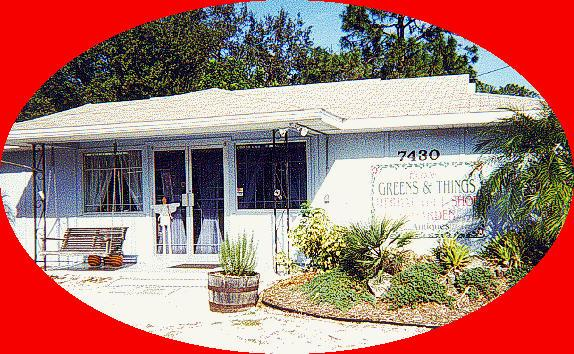
#> input picture Computer Vision Lab 2/extra/101_ObjectCategories/BACKGROUND_Google/image_0073.jpg, 574 x 354 px; its folder holds only this picture in this run
$ jupyter execute CV_Extra_LAB2.ipynb
#> lines starting #> are read from the running program, lines starting #| are printed output that depends on the picture
# <center> **Lab 2 Extra : Comparing Bag of Words to Spatial Pyramid Matching** <center>

Both BoW and SPM algorithms are based on the same concept, extracting features from an image by dividing it into grids, grouping the feature using K-means clustering and finding the main features by analysing the feature histogram. However, SPM is better than BoW because it has spatial awareness, that is, it can locate which feature is at which part of the image.

<br>

### Bow and SPM Algorithm

1. The image is first divided into a grid into different blocks
2. For each block, SIFT features are extracted
3. These SIFT features are all a bit different and these slightly diff features need to be clustered together to be seen as one feature. This grouping is done using K means clustering
4. After grouping the features, a histogram is created with x axis as features and y axis as number of blocks. For BoW, only one such histogram is made. However, for SPM, image is first divided into sub-parts, and number of features in each sub part are again counted, and histograms are again computer for each sub part
5. Looking at the histogram and which feature has most blocks we can say what object is present.

<br>

**Since BoW has only one histogram that represents all the features, it does not have any spatial awareness. Since SPM has several histograms, each consisting of a number of features corresponding to a particular region, it has spatial awareness.**

<br>

> **Note** : SIFT (Scale-Invariant Feature Transform)is an algorithm used to detect and describe local features in digital images. It locates certain key points and then furnishes them with quantitative information (so-called descriptors) which can for example be used for object recognition.

## Loading and pre-processing data

[cell 1]
# LOADING DEPENDENCIES
import cv2
import numpy as np
import glob
import copy
import math

import warnings
warnings.filterwarnings('ignore')

from sklearn.cluster import KMeans
from sklearn import preprocessing
from sklearn.svm import LinearSVC

import splitfolders

[cell 2]
# DEFINING FUNCTION TO GET THE DATASET
def get_data(path, num_per_class=-1):
#> called with path = '101_split/train/', num_per_class = 100
  data = []
  labels = []
  for id, class_name in class_names.items():
    img_path_class = glob.glob(path + class_name + '/*.jpg')
    if num_per_class > 0:
        img_path_class = img_path_class[:num_per_class]
    labels.extend([id]*len(img_path_class))
    for filename in img_path_class:
        data.append(cv2.imread(filename, 0))
  return data, labels

[cell 3]
# SAVING THE CLASSIFICATION CATEGORY NAMES
class_names = [name[21:] for name in glob.glob('101_ObjectCategories/*')]
class_names = dict(zip(range(0,len(class_names)), class_names))

# SPLITTING DATASET INTO 70:30 RATIO
splitfolders.ratio('101_ObjectCategories/', output="101_split/", seed=1337, ratio=(.7, .3)) # default values

# LOADING TRAINING DATA
train_data, train_label = get_data('101_split/train/', 100)
#> train_data = 2 items; train_label = [0, 1]
train_num = len(train_label)
#> train_num = 2

# LOADING TESTING DATA
test_data, test_label = get_data('101_split/val/', 100)
#> test_data = 2 items; test_label = [0, 1]
test_num = len(test_label)
#> test_num = 2

## Implementing Bag of Features

Step 1 and 2 : Dividing the dataset into blocks and getting the different features using SIFT

[cell 4]
#FUNCTION TO COMPUTE SIFT DESCRIPTORS
def computeSIFT(data):
    x = []
    for i in range(0, len(data)):
        sift = cv2.xfeatures2d.SIFT_create()
        img = data[i]
        step_size = 15 # NO OF GRIDS
        kp = [cv2.KeyPoint(x, y, step_size) for x in range(0, img.shape[0], step_size) for y in range(0, img.shape[1], step_size)]
        dense_feat = sift.compute(img, kp)
        x.append(dense_feat[1])
#> this loop made 2 passes
#> step_size on passes 1 to 2: 15, 15
#> pass 1, in computeSIFT, `img = data[i]`:
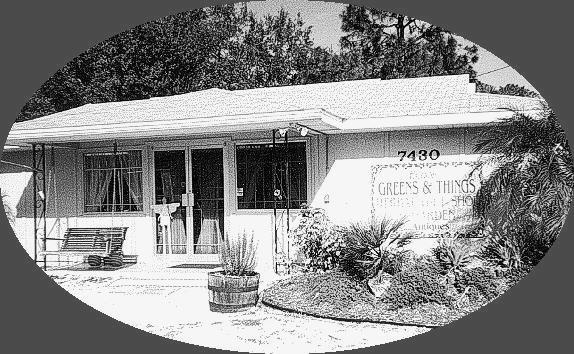
#> img: shape (354, 574); min 0, max 255, mean 132.5
#> pass 2, in computeSIFT, `img = data[i]`:
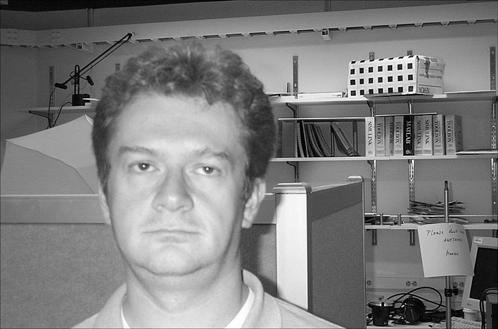
#> img: shape (329, 498); min 0, max 255, mean 126.2
#> after the loop, x = 2 items
    return x

[cell 5]
# USING SIFT TO EXTRACT FEATURES FROM TRAINING IMAGES

x_train = computeSIFT(train_data)
#> x_train = 2 items
x_test = computeSIFT(test_data)
#> the loop in computeSIFT (call 2), `for i in range(0, len(data)):` made 2 passes
#> x_test = 2 items

all_train_desc = []
for i in range(len(x_train)):
    for j in range(x_train[i].shape[0]):
        all_train_desc.append(x_train[i][j,:])
#> this loop made 2 passes
#> after the loop, all_train_desc = 1684 items

all_train_desc = np.array(all_train_desc)
print(x_train)
#> (printed output is left out)
#> (printed output is left out)

Step 3 and 4 : Grouping using K-means clustering and drawing histograms

[cell 6]
# build BoW presentation from SIFT of training images
def clusterFeatures(all_train_desc, k):
    kmeans = KMeans(n_clusters=k, random_state=0).fit(all_train_desc)
    return kmeans


# form training set histograms for each training image using BoW representations
def formHistogram(x_train, kmeans, k):
#> called with k = 60
    train_hist = []
    for i in range(len(x_train)):
        data = copy.deepcopy(x_train[i])
        predict = kmeans.predict(data)
        train_hist.append(np.bincount(predict, minlength=k).reshape(1,-1).ravel())
#> this loop made 2 passes
#> pass 1, in formHistogram, `data = copy.deepcopy(x_train[i])`:
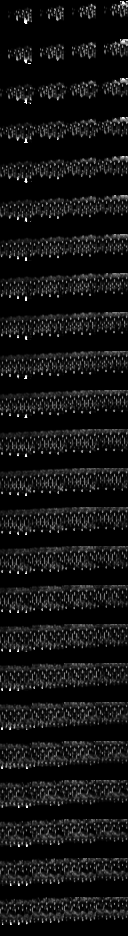
#> data: shape (936, 128) float32; min 0, max 255, mean 19.3
#> pass 2, in formHistogram, `data = copy.deepcopy(x_train[i])`:
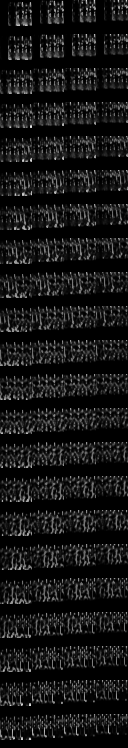
#> data: shape (748, 128) float32; min 0, max 226, mean 22.1
#> after the loop, train_hist = 2 items

    return np.array(train_hist)


def accuracy(predict_label, test_label):
    return np.mean(np.array(predict_label.tolist()[0]) == np.array(test_label))

[cell 7]
k = 60
print(all_train_desc)
kmeans = clusterFeatures(all_train_desc, k)

# form training and testing histograms
train_hist = formHistogram(x_train, kmeans, k)
test_hist = formHistogram(x_test, kmeans, k)
#> the loop in formHistogram (call 2), `for i in range(len(x_train)):` made 2 passes

# normalize histograms
scaler = preprocessing.StandardScaler().fit(train_hist)
train_hist = scaler.transform(train_hist)
test_hist = scaler.transform(test_hist)

# Using Support Vector Machines (SVMs) to train our model
clf = LinearSVC(random_state=0, C=1.0)
clf.fit(train_hist, train_label)
predict = clf.predict(test_hist)
#> predict = [0, 1]
print("C =", 1.0, ",\t Accuracy:", np.mean(predict == test_label)*100, "%")
#| C = 1.0 ,	 Accuracy: 100.0 %

**Thus, an accuracy if 44% approx was obtained using BoW**

## Implementing Spacial Pyramid Matching

[cell 8]
# Step 1 and 2 : Dividing data into grids and extracting features using SIFT
def extract_denseSIFT(img):
    DSIFT_STEP_SIZE = 2
    sift = cv2.xfeatures2d.SIFT_create()
    disft_step_size = DSIFT_STEP_SIZE
    keypoints = [cv2.KeyPoint(x, y, disft_step_size)
            for y in range(0, img.shape[0], disft_step_size)
                for x in range(0, img.shape[1], disft_step_size)]

    descriptors = sift.compute(img, keypoints)[1]

    return descriptors


# Step 3 and 4 : Using KMeans to form groups of features and using these features to form histogram
def getImageFeaturesSPM(L, img, kmeans, k):
    W = img.shape[1]
    H = img.shape[0]
    h = []
    for l in range(L+1):
        w_step = math.floor(W/(2**l))
        h_step = math.floor(H/(2**l))
        x, y = 0, 0
        for i in range(1,2**l + 1):
            x = 0
            for j in range(1, 2**l + 1):
                desc = extract_denseSIFT(img[y:y+h_step, x:x+w_step])

                predict = kmeans.predict(desc)
                histo = np.bincount(predict, minlength=k).reshape(1,-1).ravel()
                weight = 2**(l-L)
                h.append(weight*histo)
                x = x + w_step
            y = y + h_step

    hist = np.array(h).ravel()

    # normalize hist
    dev = np.std(hist)
    hist -= np.mean(hist)
    hist /= dev
    return hist


# Get histogram representation for training/testing data
def getHistogramSPM(L, data, kmeans, k):
#> called with L = 2, k = 60
    x = []
    for i in range(len(data)):
        hist = getImageFeaturesSPM(L, data[i], kmeans, k)
        x.append(hist)
#> this loop made 2 passes
#> (W in getImageFeaturesSPM, H in getImageFeaturesSPM, dev in getImageFeaturesSPM) on passes 1 to 2: (574, 354, 137.6), (498, 329, 84.25)
#> after the loop, x = 2 items
    return np.array(x)

[cell 9]
train_histo = getHistogramSPM(2, train_data, kmeans, k)
test_histo = getHistogramSPM(2, test_data, kmeans, k)
#> the loop in getHistogramSPM (call 2), `for i in range(len(data)):` made 2 passes

# train SVM
clf = LinearSVC(random_state=0, C=0.01)
clf.fit(train_histo, train_label)
predict = clf.predict(test_histo)
print("C =", 0.01, ",\t\t Accuracy:", np.mean(predict == test_label)*100, "%")
#| C = 0.01 ,		 Accuracy: 100.0 %
